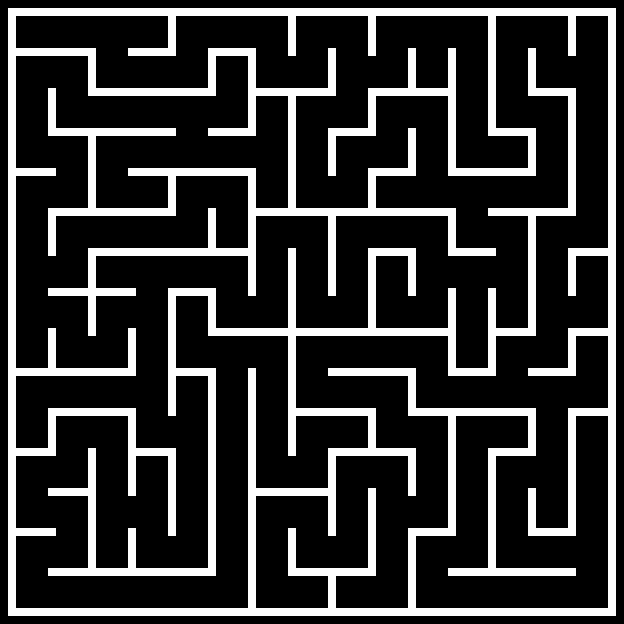

Rendered tile map (Tiled .tmx) drawn with the repository's tilesets; below, a short description and the map source with its tile grids summarised:
An orthogonal 78x78 tile map with 8x8 px tiles, 1 tile layer (Background) and 120 objects (4x Painter, Player, Checkpoint).

<map version="1.10" tiledversion="1.10.2" orientation="orthogonal" renderorder="right-down" width="78" height="78" tilewidth="8" tileheight="8" infinite="0" nextlayerid="4" nextobjectid="127">
 <tileset firstgid="1" source="Mazeball.tsx" />
 <layer id="1" name="Background" width="78" height="78">
  <data>[6084 cells, 1280 non-empty, 1 distinct tile ids]</data>
 </layer>
 <objectgroup id="2" name="Spawnpoints">
  <object id="119" name="Player" type="Player" x="296.75" y="17" width="30" height="30" />
  <object id="120" name="Painter" type="Painter" x="18" y="16.75" width="30" height="30">
   <properties>
    <property name="colour" value="Red" />
   </properties>
  </object>
  <object id="122" name="Painter" type="Painter" x="216.5" y="56.75" width="30" height="30">
   <properties>
    <property name="colour" value="Yellow" />
   </properties>
  </object>
  <object id="123" name="Painter" type="Painter" x="216.75" y="217.75" width="30" height="30">
   <properties>
    <property name="colour" value="Blue" />
   </properties>
  </object>
  <object id="124" name="Painter" type="Painter" x="577.25" y="417" width="30" height="30">
   <properties>
    <property name="colour" value="Green" />
   </properties>
  </object>
  <object id="126" name="Checkpoint" type="Checkpoint" x="296" y="593.25">
   <polygon points="0,0 32,0.25 32.25,15.25 0,15" />
  </object>
 </objectgroup>
 <objectgroup id="3" name="Walls">
  <object id="1" x="8.25" y="8">
   <polygon points="0,0 607.5,0 607.75,7.5 -0.25,7.75" />
  </object>
  <object id="2" x="8" y="16.75">
   <polygon points="0,0 8,-0.25 7.5,598.75 0.25,598.75" />
  </object>
  <object id="3" x="16" y="608.25">
   <polygon points="0,0 599.5,0 599.5,7.5 0,7" />
  </object>
  <object id="4" x="608.25" y="607.75">
   <polygon points="0,0 7.5,0.25 7.25,-591.25 -0.25,-591.25" />
  </object>
  <object id="5" x="448" y="568.5">
   <polygon points="0,0 127.75,0 127.5,7 0,7" />
  </object>
  <object id="6" x="528.25" y="488.5">
   <polygon points="0,0 7.5,-0.25 7.5,39.25 0,39.25" />
  </object>
  <object id="7" x="528.25" y="528">
   <polygon points="0,0 47.75,0.25 47.75,8 0.25,7.75" />
  </object>
  <object id="8" x="568.25" y="527.25">
   <polygon points="0,0 7.5,0 7.25,-111 0,-111" />
  </object>
  <object id="9" x="488" y="456.5">
   <polygon points="0,0 7.5,-0.25 7.5,111 0.5,111.25" />
  </object>
  <object id="10" x="408" y="536.25">
   <polygon points="0,0 8,0 7.75,72.25 0.25,71.5" />
  </object>
  <object id="11" x="408" y="528.25">
   <polygon points="0,0 47.5,0.25 47.75,7.75 -0.25,7.5" />
  </object>
  <object id="12" x="367.75" y="488.5">
   <polygon points="0,0 7.75,-0.25 8,80.25 0.75,79.5" />
  </object>
  <object id="13" x="448.25" y="528">
   <polygon points="0,0 7.25,0 7.25,-111 -0.25,-111.25" />
  </object>
  <object id="14" x="408.25" y="456.75">
   <polygon points="0,0 7.5,-0.5 7.5,39 0,39" />
  </object>
  <object id="15" x="288.25" y="568">
   <polygon points="0,0 87.5,0.75 87.5,8 0.25,7.75" />
  </object>
  <object id="16" x="288.25" y="529">
   <polygon points="0,0 7.5,-0.25 7.5,38.25 0,38" />
  </object>
  <object id="17" x="328.25" y="577">
   <polygon points="0,0 7.5,0 7.75,31.25 0,31" />
  </object>
  <object id="18" x="328.25" y="456.25">
   <polygon points="0,0 7.5,0 7.75,79.5 0.25,79.5" />
  </object>
  <object id="19" x="328.25" y="448.5">
   <polygon points="0,0 87.25,0 87.25,7 -0.25,7.25" />
  </object>
  <object id="20" x="255.5" y="488">
   <polygon points="0,0 72.25,0 72.5,8 0.5,7.75" />
  </object>
  <object id="21" x="248.5" y="607.5">
   <polygon points="0,0 7,0.25 7.5,-239.25 -0.25,-239.25" />
  </object>
  <object id="22" x="48" y="568.25">
   <polygon points="0,0 167.75,-0.25 167.75,7.5 0,7.5" />
  </object>
  <object id="23" x="128.5" y="528.75">
   <polygon points="0,0 7,0 7,38.5 -0.25,38.5" />
  </object>
  <object id="24" x="208.5" y="567.5">
   <polygon points="0,0 7,0 7.25,-191.25 -0.5,-191" />
  </object>
  <object id="25" x="16.25" y="528.5">
   <polygon points="0,0 39.5,-0.5 39.25,6.75 -0.25,6.75" />
  </object>
  <object id="26" x="48.5" y="488.5">
   <polygon points="0,0 39.5,0 39,7.25 -0.5,6.75" />
  </object>
  <object id="27" x="88.5" y="567.5">
   <polygon points="0,0 7.5,-0.25 7.25,-118.75 -0.5,-119" />
  </object>
  <object id="28" x="136.25" y="448.75">
   <polygon points="0,0 39.5,-0.25 39.75,6.5 0,6.75" />
  </object>
  <object id="29" x="168" y="456">
   <polygon points="0,0 7.75,0 7.5,80 0,79.75" />
  </object>
  <object id="30" x="128.5" y="495.75">
   <polygon points="0,0 7,0 7.25,-80 -0.75,-80" />
  </object>
  <object id="31" x="15.5" y="448.5">
   <polygon points="0,0 40.25,0 40.25,7.25 0.75,7" />
  </object>
  <object id="32" x="48.75" y="416.5">
   <polygon points="0,0 6.75,-0.5 6.5,31.5 -0.75,31.75" />
  </object>
  <object id="33" x="48" y="408">
   <polygon points="0,0 87.75,0.5 87.75,7.75 0,7.5" />
  </object>
  <object id="34" x="296.25" y="408">
   <polygon points="0,0 79.25,0.75 79.25,8.25 0,7.75" />
  </object>
  <object id="35" x="368.25" y="417.25">
   <polygon points="0,0 7.5,-0.25 7.25,30.5 -0.25,30.5" />
  </object>
  <object id="36" x="488.25" y="448.25">
   <polygon points="0,0 47.5,-0.25 47.25,8 -0.25,7.25" />
  </object>
  <object id="37" x="528.25" y="416.25">
   <polygon points="0,0 7.75,0 7.25,31.5 -0.25,31.25" />
  </object>
  <object id="38" x="408.5" y="408.25">
   <polygon points="0,0 127.25,0.5 127.75,7.75 0,7.5" />
  </object>
  <object id="39" x="568.5" y="408.5">
   <polygon points="0,0 38.75,-0.5 39,7 -0.5,7.25" />
  </object>
  <object id="40" x="288.25" y="455.5">
   <polygon points="0,0 7.25,0 7.25,-207 0.25,-207" />
  </object>
  <object id="41" x="176.25" y="368.5">
   <polygon points="0,0 39.25,0.25 39.5,7.75 0,6.5" />
  </object>
  <object id="42" x="168.5" y="415.75">
   <polygon points="0,0 6.75,0 7,-119.75 -0.5,-119.75" />
  </object>
  <object id="43" x="16.5" y="368.25">
   <polygon points="0,0 119,-0.5 119.5,7.25 -0.5,7.25" />
  </object>
  <object id="44" x="48.75" y="367.5">
   <polygon points="0,0 7.25,0 7,-39 -0.75,-38.75" />
  </object>
  <object id="45" x="128.25" y="328.5">
   <polygon points="0,0 7.5,0 7.5,38.75 0,39" />
  </object>
  <object id="46" x="48.25" y="288.75">
   <polygon points="0,0 39.75,-0.5 39.75,7 0.25,7.25" />
  </object>
  <object id="47" x="96.5" y="288">
   <polygon points="0,0 39,0.5 39.25,8 0,7.25" />
  </object>
  <object id="48" x="88.75" y="335.5">
   <polygon points="0,0 7.25,0 7,-78.75 -0.75,-78.75" />
  </object>
  <object id="49" x="167.75" y="288">
   <polygon points="0,0 48.25,0.25 47.75,7.5 0.75,7.25" />
  </object>
  <object id="50" x="208.25" y="296.5">
   <polygon points="0,0 7.5,-0.5 8,38.25 0,39.25" />
  </object>
  <object id="51" x="216.5" y="328.5">
   <polygon points="0,0 71.25,-0.25 71.25,7.5 0.25,7.5" />
  </object>
  <object id="54" x="295.75" y="328.25">
   <polygon points="0,0 152,0 152,7.75 -0.25,7.5" />
  </object>
  <object id="55" x="328.25" y="368.5">
   <polygon points="0,0 87.5,-0.25 87.5,7 0,7.75" />
  </object>
  <object id="56" x="408" y="377">
   <polygon points="0,0 8,-0.75 7.75,30.25 0.5,30.75" />
  </object>
  <object id="57" x="448.25" y="368.25">
   <polygon points="0,0 47.25,0.25 47.5,7.5 0,7.25" />
  </object>
  <object id="58" x="528.5" y="368.75">
   <polygon points="0,0 47,-0.5 47.5,7 -0.25,6.75" />
  </object>
  <object id="59" x="568.5" y="336.75">
   <polygon points="0,0 7.25,0 7.5,31 -0.25,31" />
  </object>
  <object id="60" x="568.25" y="328.75">
   <polygon points="0,0 39.75,-0.25 39.75,7 0.75,7.5" />
  </object>
  <object id="61" x="496.5" y="328.5">
   <polygon points="0,0 38.75,0 39.25,7.25 -0.5,7.5" />
  </object>
  <object id="62" x="448" y="288.25">
   <polygon points="0,0 7.75,-0.25 8,79.5 0.25,79.5" />
  </object>
  </objectgroup>
</map>
<!-- 54 of 120 objects omitted -->
